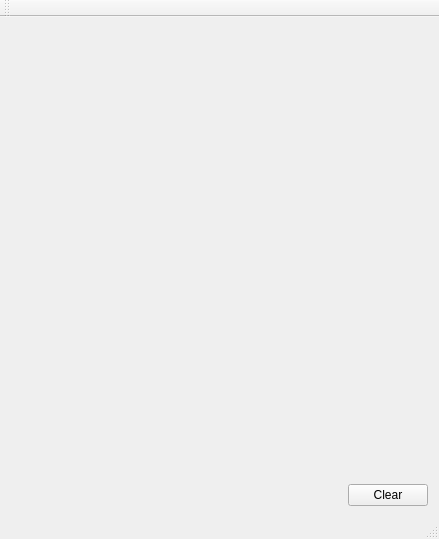
<?xml version="1.0" encoding="UTF-8"?>
<ui version="4.0">
 <class>MainWindow</class>
 <widget class="QMainWindow" name="MainWindow">
  <property name="geometry">
   <rect>
    <x>0</x>
    <y>0</y>
    <width>439</width>
    <height>539</height>
   </rect>
  </property>
  <property name="contextMenuPolicy">
   <enum>Qt::NoContextMenu</enum>
  </property>
  <property name="windowTitle">
   <string>Graph Tools Application</string>
  </property>
  <widget class="QWidget" name="centralWidget">
   <layout class="QGridLayout" name="gridLayout">
    <item row="1" column="0">
     <spacer name="horizontalSpacer_2">
      <property name="orientation">
       <enum>Qt::Horizontal</enum>
      </property>
      <property name="sizeHint" stdset="0">
       <size>
        <width>40</width>
        <height>20</height>
       </size>
      </property>
     </spacer>
    </item>
    <item row="1" column="1">
     <widget class="QPushButton" name="_clear">
      <property name="text">
       <string>Clear</string>
      </property>
     </widget>
    </item>
    <item row="0" column="0" colspan="2">
     <widget class="Gui::HistogramView" name="_view" native="true"/>
    </item>
   </layout>
  </widget>
  <widget class="QMenuBar" name="menuBar">
   <property name="geometry">
    <rect>
     <x>0</x>
     <y>0</y>
     <width>439</width>
     <height>21</height>
    </rect>
   </property>
  </widget>
  <widget class="QToolBar" name="mainToolBar">
   <attribute name="toolBarArea">
    <enum>TopToolBarArea</enum>
   </attribute>
   <attribute name="toolBarBreak">
    <bool>false</bool>
   </attribute>
  </widget>
  <widget class="QStatusBar" name="statusBar"/>
 </widget>
 <layoutdefault spacing="6" margin="11"/>
 <customwidgets>
  <customwidget>
   <class>Gui::HistogramView</class>
   <extends>QWidget</extends>
   <header>Gui/HistogramView.h</header>
   <container>1</container>
  </customwidget>
 </customwidgets>
 <resources/>
 <connections/>
</ui>
